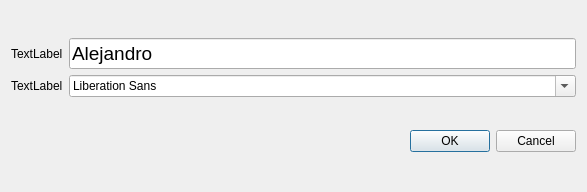
<?xml version="1.0" encoding="UTF-8"?>
<ui version="4.0">
 <class>Dialog</class>
 <widget class="QDialog" name="Dialog">
  <property name="geometry">
   <rect>
    <x>0</x>
    <y>0</y>
    <width>587</width>
    <height>192</height>
   </rect>
  </property>
  <property name="windowTitle">
   <string>Dialog</string>
  </property>
  <layout class="QVBoxLayout" name="verticalLayout">
   <item>
    <layout class="QGridLayout" name="gridLayout">
     <item row="0" column="0">
      <widget class="QLabel" name="label">
       <property name="text">
        <string>TextLabel</string>
       </property>
      </widget>
     </item>
     <item row="0" column="1">
      <widget class="QLineEdit" name="lineEdit">
       <property name="font">
        <font>
         <pointsize>14</pointsize>
        </font>
       </property>
       <property name="text">
        <string>Alejandro</string>
       </property>
      </widget>
     </item>
     <item row="1" column="0">
      <widget class="QLabel" name="label_2">
       <property name="text">
        <string>TextLabel</string>
       </property>
      </widget>
     </item>
     <item row="1" column="1">
      <widget class="QFontComboBox" name="fontComboBox"/>
     </item>
    </layout>
   </item>
   <item>
    <widget class="QDialogButtonBox" name="buttonBox">
     <property name="standardButtons">
      <set>QDialogButtonBox::Cancel|QDialogButtonBox::Ok</set>
     </property>
    </widget>
   </item>
  </layout>
 </widget>
 <resources/>
 <connections/>
</ui>
